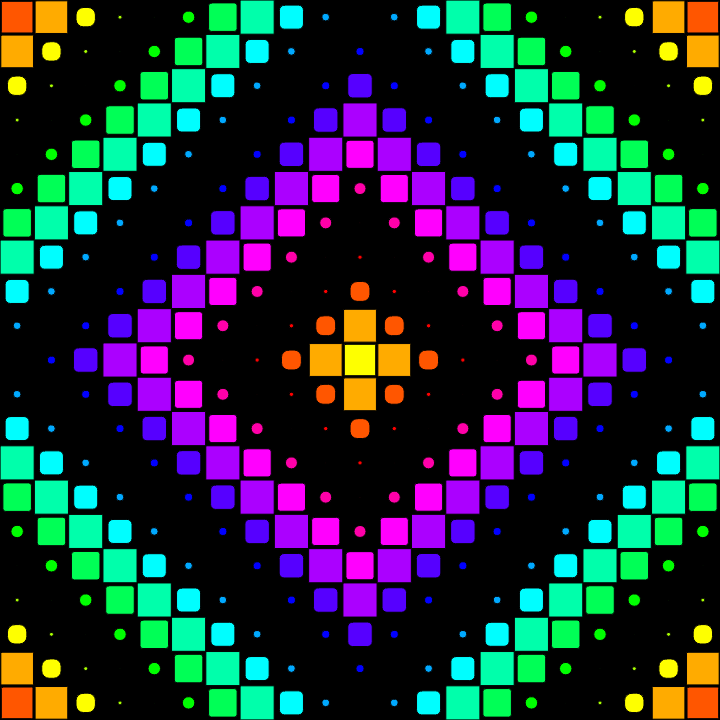
Frame 1 (no input)
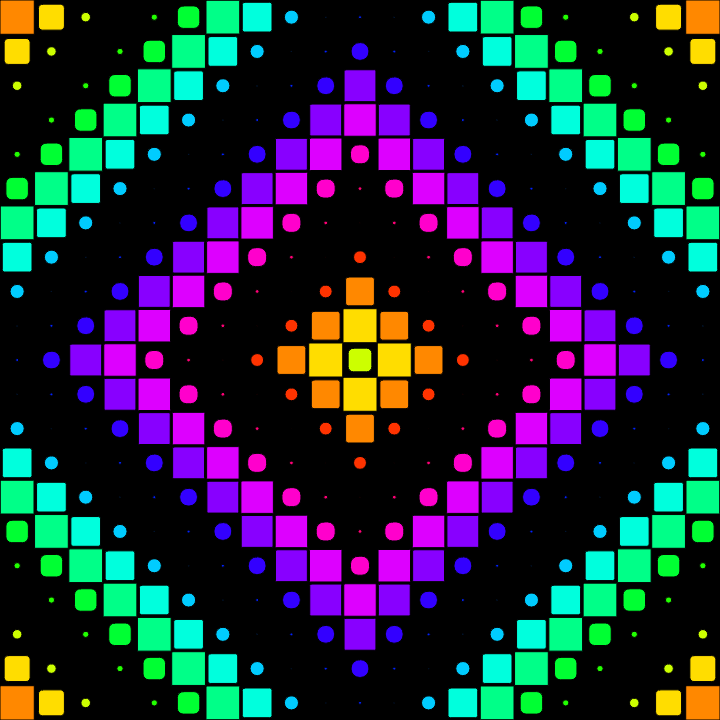
Frame 60 (no input)
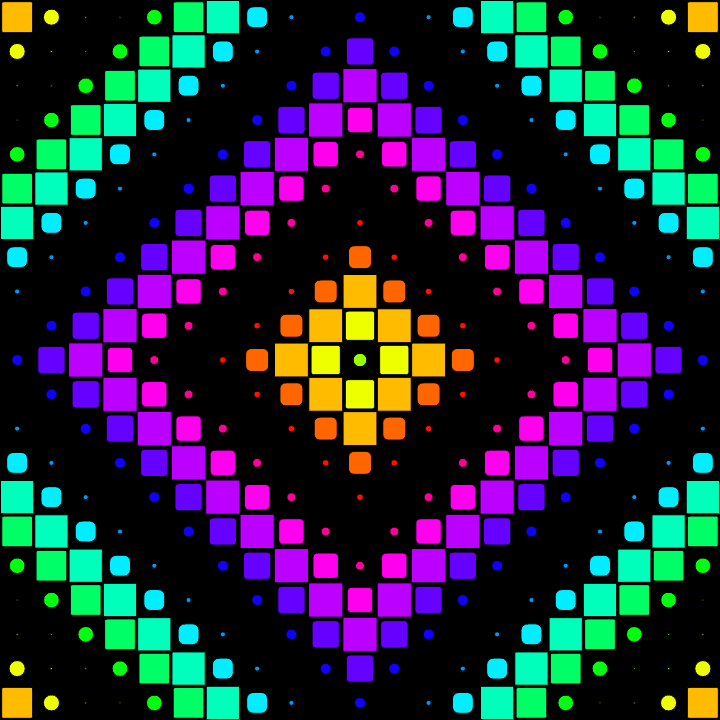
Frame 120 (the mouse pressed at the canvas centre since frame 60)

The p5.js sketch that drew these frames (run headless with seeded random() and noise() and a simulated clock; from frame 60 on, the mouse is pressed at the canvas centre):

// p5.js sketch
// ── sketch.js
var m = []
var squareSize

let grid = 21
let squareRatio = 1
let circleRatio = 1
let colorRatio = 20
let step = 0.01

function setup() {
  let size = 720
  createCanvas(size, size)
  let mid = round(grid / 2) - 1
  for (let i = 0; i < grid; i++) {
    m[i] = []
    for (let j = 0; j < grid; j++) {
      m[i][j] = (-abs(mid - i) - abs(mid - j)) + grid
    }
  }
  squareSize = width / m.length

  colorMode(HSL, 360)
}

function draw() {
  background(0)
  for (var i = 0; i < m.length; i++) {
    for (var j = 0; j < m.length; j++) {
      m[i][j] += step
      l = squareSize * ((1 + sin((m[i][j]) * squareRatio)) / 2)
      offSet = (squareSize - l) / 2
      fill(color((m[i][j] * colorRatio) % 360, 360, 180))
      square((i * squareSize) + offSet, (j * squareSize) + offSet, l,
        (squareSize / 2) * ((1 + sin((m[i][j]) * circleRatio + PI)) / 2))
    }
  }
}
